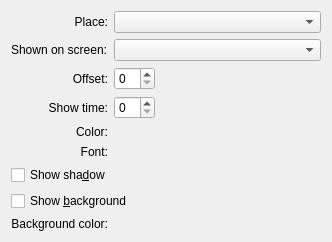
<ui version="4.0" >
 <class>OSDIfaceBase</class>
 <widget class="QWidget" name="OSDIfaceBase" >
  <property name="geometry" >
   <rect>
    <x>0</x>
    <y>0</y>
    <width>332</width>
    <height>236</height>
   </rect>
  </property>
  <property name="windowTitle" >
   <string>Form2</string>
  </property>
  <layout class="QGridLayout" >
   <property name="margin" >
    <number>11</number>
   </property>
   <property name="spacing" >
    <number>6</number>
   </property>
   <item row="2" column="0" >
    <widget class="QLabel" name="TextLabel2" >
     <property name="text" >
      <string>Offset:</string>
     </property>
     <property name="alignment" >
      <set>Qt::AlignRight|Qt::AlignTrailing|Qt::AlignVCenter</set>
     </property>
     <property name="wordWrap" >
      <bool>false</bool>
     </property>
    </widget>
   </item>
   <item row="2" column="1" >
    <widget class="QSpinBox" name="spnOffs" />
   </item>
   <item row="3" column="0" >
    <widget class="QLabel" name="TextLabel3" >
     <property name="text" >
      <string>Show time:</string>
     </property>
     <property name="alignment" >
      <set>Qt::AlignRight|Qt::AlignTrailing|Qt::AlignVCenter</set>
     </property>
     <property name="wordWrap" >
      <bool>false</bool>
     </property>
    </widget>
   </item>
   <item row="3" column="1" >
    <widget class="QSpinBox" name="spnTimeout" />
   </item>
   <item row="4" column="0" >
    <widget class="QLabel" name="TextLabel4" >
     <property name="text" >
      <string>Color:</string>
     </property>
     <property name="alignment" >
      <set>Qt::AlignRight|Qt::AlignTrailing|Qt::AlignVCenter</set>
     </property>
     <property name="wordWrap" >
      <bool>false</bool>
     </property>
    </widget>
   </item>
   <item row="5" column="0" >
    <widget class="QLabel" name="TextLabel5" >
     <property name="text" >
      <string>Font:</string>
     </property>
     <property name="alignment" >
      <set>Qt::AlignRight|Qt::AlignTrailing|Qt::AlignVCenter</set>
     </property>
     <property name="wordWrap" >
      <bool>false</bool>
     </property>
    </widget>
   </item>
   <item row="5" column="1" colspan="2" >
    <widget class="FontEdit" native="1" name="edtFont" />
   </item>
   <item row="4" column="1" >
    <widget class="QColorButton" native="1" name="btnColor" />
   </item>
   <item row="2" column="2" >
    <spacer>
     <property name="orientation" >
      <enum>Qt::Horizontal</enum>
     </property>
     <property name="sizeType" >
      <enum>QSizePolicy::Expanding</enum>
     </property>
     <property name="sizeHint" >
      <size>
       <width>20</width>
       <height>20</height>
      </size>
     </property>
    </spacer>
   </item>
   <item row="6" column="0" colspan="3" >
    <widget class="QCheckBox" name="chkShadow" >
     <property name="text" >
      <string>Show sha&amp;dow</string>
     </property>
    </widget>
   </item>
   <item row="7" column="0" colspan="3" >
    <widget class="QCheckBox" name="chkBackground" >
     <property name="text" >
      <string>Show &amp;background</string>
     </property>
    </widget>
   </item>
   <item row="8" column="0" >
    <widget class="QLabel" name="TextLabel6" >
     <property name="text" >
      <string>Background color:</string>
     </property>
     <property name="alignment" >
      <set>Qt::AlignRight|Qt::AlignTrailing|Qt::AlignVCenter</set>
     </property>
     <property name="wordWrap" >
      <bool>false</bool>
     </property>
    </widget>
   </item>
   <item row="8" column="1" >
    <widget class="QColorButton" native="1" name="btnBgColor" />
   </item>
   <item row="9" column="0" >
    <spacer>
     <property name="orientation" >
      <enum>Qt::Vertical</enum>
     </property>
     <property name="sizeType" >
      <enum>QSizePolicy::Expanding</enum>
     </property>
     <property name="sizeHint" >
      <size>
       <width>20</width>
       <height>20</height>
      </size>
     </property>
    </spacer>
   </item>
   <item row="0" column="0" >
    <widget class="QLabel" name="TextLabel1" >
     <property name="text" >
      <string>Place:</string>
     </property>
     <property name="alignment" >
      <set>Qt::AlignRight|Qt::AlignTrailing|Qt::AlignVCenter</set>
     </property>
     <property name="wordWrap" >
      <bool>false</bool>
     </property>
    </widget>
   </item>
   <item row="0" column="1" colspan="2" >
    <widget class="QComboBox" name="cmbPos" />
   </item>
   <item row="1" column="0" >
    <widget class="QLabel" name="lblScreen" >
     <property name="text" >
      <string>Shown on screen:</string>
     </property>
     <property name="wordWrap" >
      <bool>false</bool>
     </property>
    </widget>
   </item>
   <item row="1" column="1" colspan="2" >
    <widget class="QComboBox" name="cmbScreen" />
   </item>
  </layout>
 </widget>
 <customwidgets>
  <customwidget>
   <class>QColorButton</class>
   <extends>QWidget</extends>
   <header>qcolorbutton.h</header>
  </customwidget>
  <customwidget>
   <class>FontEdit</class>
   <extends>QWidget</extends>
   <header>fontedit.h</header>
  </customwidget>
 </customwidgets>
 <resources/>
 <connections/>
</ui>
